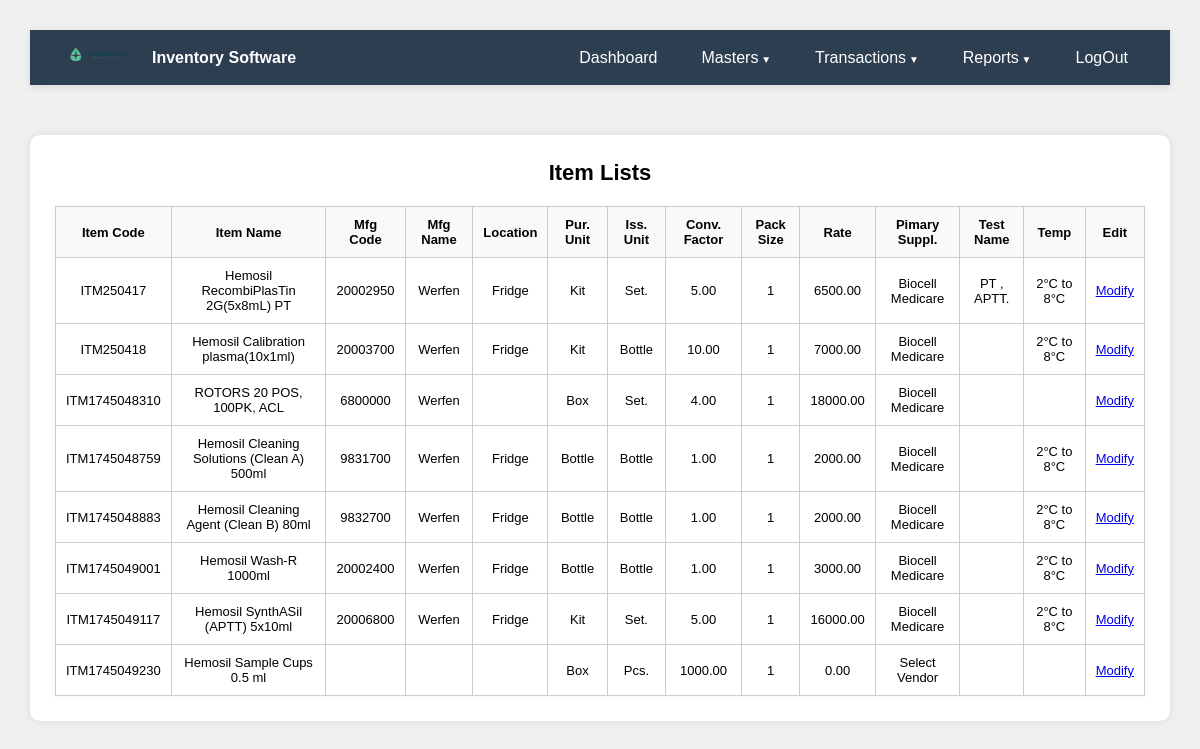
Page /itemlists.php (signed in) on the committed database.
### tables this page shows
CREATE TABLE `item_master` (
  `id` int(11) NOT NULL,
  `code` varchar(225) NOT NULL,
  `name` varchar(150) NOT NULL,
  `category_code` varchar(10) DEFAULT NULL,
  `subcategory_code` varchar(10) DEFAULT NULL,
  `unit_code` varchar(10) DEFAULT NULL,
  `department_codes` text DEFAULT NULL,
  `vendor_codes` text DEFAULT NULL,
  `manufacturer` varchar(225) NOT NULL,
  `manufacturer_code` varchar(10) DEFAULT NULL,
  `temperature_code` varchar(10) DEFAULT NULL,
  `reorder_level` int(11) DEFAULT 0,
  `batch_tracking` tinyint(1) DEFAULT 0,
  `min_expiry_days` int(11) DEFAULT 0,
  `status` enum('Active','Inactive') DEFAULT 'Active',
  `updated_at` datetime DEFAULT current_timestamp() ON UPDATE current_timestamp(),
  `purchase_unit` varchar(50) DEFAULT NULL,
  `issue_unit` varchar(50) DEFAULT NULL,
  `conversion_factor` decimal(10,2) DEFAULT 1.00,
  `pack_size` varchar(50) DEFAULT NULL,
  `default_vendor` varchar(225) DEFAULT NULL,
  `default_rate` decimal(10,2) DEFAULT 0.00,
  `opening_stock` decimal(10,2) DEFAULT 0.00,
  `min_order_qty` decimal(10,2) DEFAULT 0.00,
  `storage_location` varchar(50) DEFAULT NULL,
  `storage_temp` varchar(50) DEFAULT NULL,
  `expiry_applicable` tinyint(1) DEFAULT 0,
  `purchase_lead_time` int(11) DEFAULT 0,
  `tax` decimal(5,2) DEFAULT 0.00,
  `amcc` varchar(225) NOT NULL,
  `photo` varchar(255) DEFAULT NULL,
  `secondary_vendors` text DEFAULT NULL,
  `secondary_vendorsrates` text NOT NULL,
  `testname` text NOT NULL
);

CREATE TABLE `unit_master` (
  `id` int(11) NOT NULL,
  `code` varchar(10) DEFAULT NULL,
  `name` varchar(100) NOT NULL,
  `description` text DEFAULT NULL,
  `status` enum('Active','Inactive') DEFAULT 'Active',
  `updated_at` datetime DEFAULT current_timestamp()
);

### itemlists.php (the view, shortened to what this page needs)
<?php
include 'header.php';
include 'dbconnection.php';
$result = $conn->query("SELECT i.code AS `Item Code`,
  i.name AS `Item Name`,
  i.manufacturer_code AS `Mfg Code`,
  i.manufacturer AS `Manufact`,
  i.default_vendor AS `Vendor`,
  i.storage_temp AS `Storage Temp`,
  i.testname AS `Tests Names`,
  i.storage_location AS `Storage Loc`,
  m.name AS `Mfg Name`,
  l.name AS `Location`,
  i.purchase_unit AS `Per. Unit`,
  i.issue_unit AS `Iss. Unit`,
  i.conversion_factor AS `Conv. Factor`,
  i.pack_size AS `Pack Size`,
  i.default_rate AS `Rate`,
  v.name AS `Pimary Suppl.`,
  sc.name AS `Test Name`,
  t.name AS `Temp`,
  uni.name AS `Purcha Name`
FROM item_master i
LEFT JOIN manufacturer_master m ON i.manufacturer = m.code
LEFT JOIN location_master l ON i.storage_location = l.code
LEFT JOIN vendor_master v ON i.default_vendor = v.code
LEFT JOIN subcategory_master sc ON i.subcategory_code = sc.code
LEFT JOIN unit_master uni ON i.purchase_unit = uni.code
LEFT JOIN temperature_master t ON i.storage_temp = t.code");
?>
</head>
<body>
  <div class="container">
    <h2>Item Lists</h2>
    <table>
      <thead>
        <tr>
          <th>Item Code</th>
          <th>Item Name</th>
          <th>Mfg Code</th>
          <th>Mfg Name</th>
          <th>Location</th>
          <th>Pur. Unit</th>
          <th>Iss. Unit</th>
          <th>Conv. Factor</th>
          <th>Pack Size</th>
          <th>Rate</th>
          <th>Pimary Suppl.</th>
          <th>Test Name</th>
          <th>Temp</th>
          <th>Edit</th>
        </tr>
      </thead>
      <?php
while($row = $result->fetch_assoc()) {
      ?>
      <tr>
          <td><?php echo $row["Item Code"]; ?></td>
          <td><?php echo $row["Item Name"]; ?></td>
          <td><?php echo $row["Mfg Code"]; ?></td>
          <td><?php echo $row["Manufact"]; ?></td>
          <td><?php echo $row["Storage Loc"]; ?></td>
          <td><?php echo $row["Purcha Name"]; ?></td>
          <td><?php echo $row["Iss. Unit"]; ?></td>
          <td><?php echo $row["Conv. Factor"]; ?></td>
          <td><?php echo $row["Pack Size"]; ?></td>
          <td><?php echo $row["Rate"]; ?></td>
          <td><?php echo $row["Vendor"]; ?></td>
          <td><?php echo $row["Tests Names"]; ?></td>
          <td><?php echo $row["Storage Temp"]; ?></td>
          <td><a href="modifyitem.php?id=<?php echo $row["Item Code"]; ?>" target="_blank">Modify</td>
      </tr>
      <?php
  }
  ?>
    </table>
  </div>
</body>
</html>

### header.php (shortened to what this page needs)
<!DOCTYPE html>
<html lang="en">
<head>
</head>
<body>
<nav>
  <div class="logo" style="display: flex; align-items: center; gap: 12px;">
   <a href="index.php"> <img src="Logo.png" alt="Logo" style="height: 30px;
    width: 80px;"></a>
    <div>
      <div style="font-size: 16px; font-weight: bold;">Inventory Software</div>
    </div>
  </div>
  <div class="nav-links">
    <div class="nav-links">
      <a href="index.php" class="nav-link">Dashboard</a>
      <div class="dropdown">
        <span class="nav-link">Masters</span>
      </div>
      <div class="dropdown">
        <span class="nav-link">Transactions</span>
      </div>
      <div class="dropdown">
        <span class="nav-link">Reports</span>
      </div>
      <a href="logout.php" class="nav-link">LogOut</a>
    </div>
  </nav>

### header.php (style rules this page uses)
body { font-family: Arial, sans-serif; background: #f6f9fc; margin: 0; padding: 20px; }
.container { max-width: 1200px; margin: auto; }
h2 { margin-top: 0; }
table { width: 100%; border-collapse: collapse; background: white; box-shadow: 0 0 6px rgba(0,0,0,0.05); }
th, td { text-align: left; padding: 10px; border-bottom: 1px solid #eee; }
th { background: #f0f0f0; }
nav { background: #2c3e50; padding: 10px 30px; color: white; display: flex; justify-content: space-between; align-items: center; position: sticky; top: 0; z-index: 1000; box-shadow: 0 2px 8px rgba(0, 0, 0, 0.1); }
nav .logo { font-size: 18px; font-weight: bold; }
nav .nav-links { display: flex; gap: 20px; align-items: center; }
.nav-link { color: white; text-decoration: none; padding: 8px 12px; border-radius: 6px; transition: background 0.3s; }
.dropdown { position: relative; }
.dropdown > .nav-link::after { content: ' ▼'; font-size: 10px; }

### itemlists.php (style rules this page uses)
body { font-family: Arial, sans-serif; background: #f0f0f0; padding: 30px; }
.container { margin: auto; background: #fff; padding: 25px; border-radius: 10px; box-shadow: 0 0 10px rgba(0,0,0,0.1); margin-top: 50px; }
h2 { text-align: center; font-size: 22px; }
table { width: 100%; margin-top: 20px; border-collapse: collapse; }
th, td { border: 1px solid #ccc; padding: 10px; text-align: center; font-size: 13px; }
th { background: #f9f9f9; }

### rows in the picture
item_master: code "ITM250417", name "Hemosil RecombiPlasTin 2G(5x8mL) PT", manufacturer_code "20002950", manufacturer "Werfen", storage_location "Fridge", unit_master.name "Kit", issue_unit "Set.", conversion_factor "5.00", pack_size "1", default_rate "6500.00", default_vendor "Biocell Medicare", testname "PT , APTT.", storage_temp "2°C to 8°C"
item_master: code "ITM250418", name "Hemosil Calibration plasma(10x1ml)", manufacturer_code "20003700", manufacturer "Werfen", storage_location "Fridge", unit_master.name "Kit", issue_unit "Bottle", conversion_factor "10.00", pack_size "1", default_rate "7000.00", default_vendor "Biocell Medicare", storage_temp "2°C to 8°C"
item_master: code "ITM1745048310", name "ROTORS 20 POS, 100PK, ACL", manufacturer_code "6800000", manufacturer "Werfen", unit_master.name "Box", issue_unit "Set.", conversion_factor "4.00", pack_size "1", default_rate "18000.00", default_vendor "Biocell Medicare"
item_master: code "ITM1745048759", name "Hemosil Cleaning Solutions (Clean A) 500ml", manufacturer_code "9831700", manufacturer "Werfen", storage_location "Fridge", unit_master.name "Bottle", issue_unit "Bottle", conversion_factor "1.00", pack_size "1", default_rate "2000.00", default_vendor "Biocell Medicare", storage_temp "2°C to 8°C"
item_master: code "ITM1745048883", name "Hemosil Cleaning Agent (Clean B) 80ml", manufacturer_code "9832700", manufacturer "Werfen", storage_location "Fridge", unit_master.name "Bottle", issue_unit "Bottle", conversion_factor "1.00", pack_size "1", default_rate "2000.00", default_vendor "Biocell Medicare", storage_temp "2°C to 8°C"
item_master: code "ITM1745049001", name "Hemosil Wash-R 1000ml", manufacturer_code "20002400", manufacturer "Werfen", storage_location "Fridge", unit_master.name "Bottle", issue_unit "Bottle", conversion_factor "1.00", pack_size "1", default_rate "3000.00", default_vendor "Biocell Medicare", storage_temp "2°C to 8°C"
item_master: code "ITM1745049117", name "Hemosil SynthASil (APTT) 5x10ml", manufacturer_code "20006800", manufacturer "Werfen", storage_location "Fridge", unit_master.name "Kit", issue_unit "Set.", conversion_factor "5.00", pack_size "1", default_rate "16000.00", default_vendor "Biocell Medicare", storage_temp "2°C to 8°C"
item_master: code "ITM1745049230", name "Hemosil Sample Cups 0.5 ml", unit_master.name "Box", issue_unit "Pcs.", conversion_factor "1000.00", pack_size "1", default_rate "0.00", default_vendor "Select Vendor"
